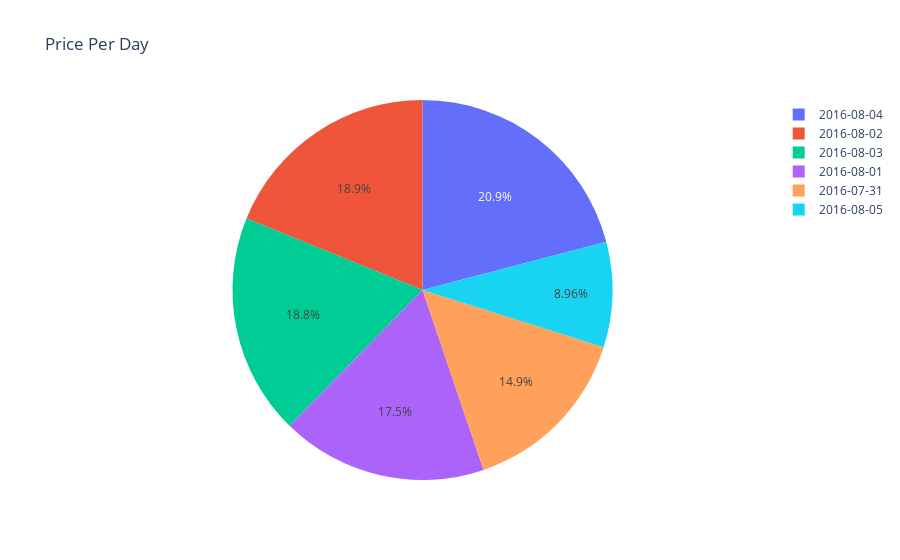

The code cell stored with this chart in its notebook:
### Code cell
fig = px.pie(df2, values='Price', names='Dates', title='Price Per Day')
fig.show()
